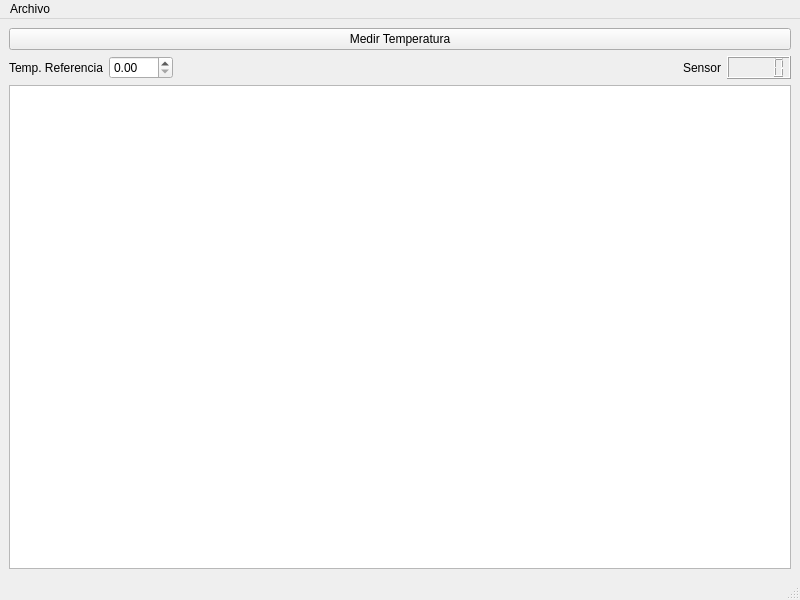
<?xml version="1.0" encoding="UTF-8"?>
<ui version="4.0">
 <class>TemperaturaManual</class>
 <widget class="QMainWindow" name="TemperaturaManual">
  <property name="geometry">
   <rect>
    <x>0</x>
    <y>0</y>
    <width>800</width>
    <height>600</height>
   </rect>
  </property>
  <property name="windowTitle">
   <string>Registro de Temperatura</string>
  </property>
  <widget class="QWidget" name="centralwidget">
   <layout class="QVBoxLayout" name="verticalLayout_2">
    <item>
     <layout class="QVBoxLayout" name="verticalLayout">
      <item>
       <widget class="QPushButton" name="pB_medirTemp">
        <property name="text">
         <string>Medir Temperatura</string>
        </property>
       </widget>
      </item>
      <item>
       <layout class="QHBoxLayout" name="horizontalLayout">
        <item>
         <widget class="QLabel" name="label">
          <property name="text">
           <string>Temp. Referencia</string>
          </property>
         </widget>
        </item>
        <item>
         <widget class="QDoubleSpinBox" name="sB_tref">
          <property name="maximum">
           <double>199.990000000000009</double>
          </property>
         </widget>
        </item>
        <item>
         <spacer name="horizontalSpacer_2">
          <property name="orientation">
           <enum>Qt::Horizontal</enum>
          </property>
          <property name="sizeHint" stdset="0">
           <size>
            <width>40</width>
            <height>20</height>
           </size>
          </property>
         </spacer>
        </item>
        <item>
         <widget class="QLabel" name="label_2">
          <property name="text">
           <string>Sensor</string>
          </property>
         </widget>
        </item>
        <item>
         <widget class="QLCDNumber" name="lcd_sensor"/>
        </item>
       </layout>
      </item>
     </layout>
    </item>
    <item>
     <widget class="PlotWidget" name="ventanaPlot"/>
    </item>
   </layout>
  </widget>
  <widget class="QMenuBar" name="menubar">
   <property name="geometry">
    <rect>
     <x>0</x>
     <y>0</y>
     <width>800</width>
     <height>19</height>
    </rect>
   </property>
   <widget class="QMenu" name="menuArchivo">
    <property name="title">
     <string>Archivo</string>
    </property>
    <addaction name="accionSalir"/>
   </widget>
   <addaction name="menuArchivo"/>
  </widget>
  <widget class="QStatusBar" name="statusbar"/>
  <action name="accionSalir">
   <property name="text">
    <string>Salir</string>
   </property>
  </action>
 </widget>
 <customwidgets>
  <customwidget>
   <class>PlotWidget</class>
   <extends>QGraphicsView</extends>
   <header>pyqtgraph</header>
  </customwidget>
 </customwidgets>
 <resources/>
 <connections/>
</ui>
